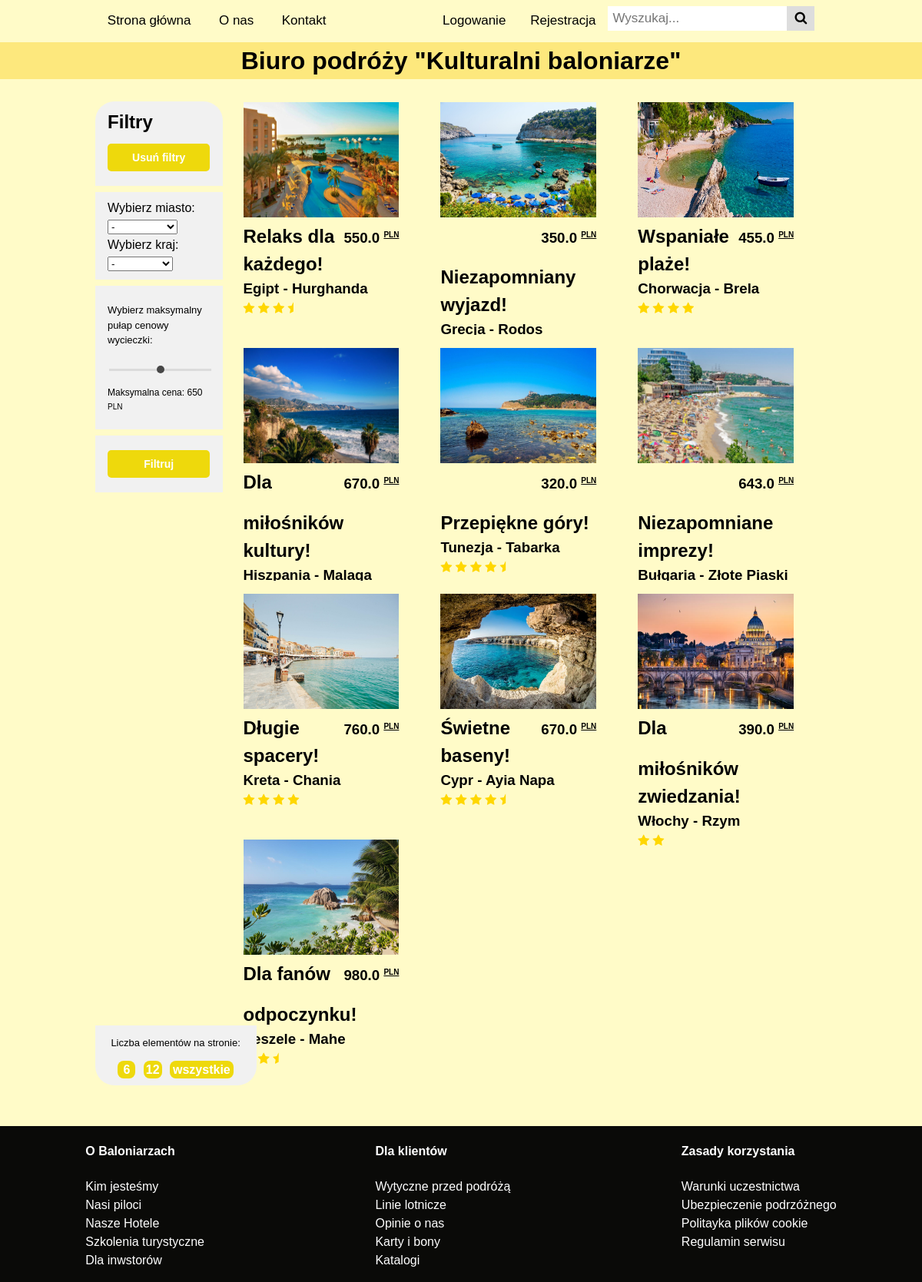
The page / on the database its author committed.
### app/trips/trip.py (models this page shows)
class Trip(db.Model):
    id = db.Column(db.Integer, primary_key=True)
    name = db.Column(db.String(50), nullable=False)
    date_start = db.Column(db.Date, nullable=False)
    date_end = db.Column(db.Date, nullable=False)
    country = db.Column(db.String(30), nullable=False)
    city = db.Column(db.String(30), nullable=False)
    price = db.Column(db.Float, nullable=False)
    description = db.Column(db.Text, nullable=False)
    image = db.Column(db.String(100), nullable=False)
    stars = db.Column(db.Integer, nullable=False)

### app/main/routes.py (the view, shortened to what this page needs)
@main.route("/", methods=['GET', 'POST'])
def index():
    trips = db.session.execute(db.select(Trip)).scalars()  # basic trips
    form = TripForm()  # dodaję instancję formularza do filtrowania
    cities = ['-']  # docelowo array wszystkich miast
    countries = ['-']  # array wszystkich unikalnych krajów
    tripsv2 = db.session.query(Trip.city).distinct().all()  # array wszystkich miast jako sqlalchemy obj
    tripsv3 = db.session.query(Trip.country).distinct().all()  # array krajów jako sqlalchemy obj
    max_price = db.session.query(func.max(Trip.price)).first()[0]
    if max_price is None:
        max_price = 2000
    min_price = db.session.query(func.min(Trip.price)).first()[0]
    if min_price is None:
        min_price = 0
    tripsfiltered = Trip.query  # instancja sqlalchemy
    for item in tripsv2:
        cities.append(item.__getitem__(0))  # got the array of all cities in the database
    for item in tripsv3:
        countries.append(item.__getitem__(0))
    form.country.choices = countries
    form.city.choices = cities  # podanie do wyboru wszystkich możliwych miast ze słownika do formularza
    return render_template('index.html', trips=trips, form=form, min_price=min_price, max_price=max_price)

### app/main/forms.py
class TripForm(FlaskForm):
    city = SelectField('city', choices=[])
    country = SelectField('city', choices=[])
    price = HiddenField('price')
    submit = SubmitField("Submit")

class SearchForm(FlaskForm):
    searched = StringField("Searched", validators=[DataRequired()])
    submit = SubmitField("Submit")

### app/main/routes.py (called while the page is built)
@main.context_processor  # passing stuff to a base file
def indexpass():
    form = SearchForm()
    return dict(form=form)

### app/main/templates/index.html (shortened to what this page needs)
{% extends 'base.html' %}
{% block header %}
<h1>Biuro podróży "Kulturalni baloniarze"</h1>
{% endblock %}
{% block sidebar %}
<div class="sidebar">
<div class="pins" style="border-radius: 25px 25px 0 0  ;">
    <h2>Filtry</h2>
    <center>
    <form action="/">
        <input class="filter_buttons" type="submit" value="Usuń filtry"/>
    </form>
    </center>
</div>
<form action="{{url_for('main.index')}}" method="POST">
    <div class="pins" >
        <div class="container">
            <div class="column">
                <div class="row">
                    <label>Wybierz miasto: <br>{{ form.city }}</label>
                </div>
                <div class="row">
                    <label>Wybierz kraj: <br>{{ form.country }}</label>
                </div>
            </div>
        </div>
    </div>
    <div class="pins">
        {% include 'slider.html' %}
    </div>
    <center>
    <div class="pins">
        <input class="filter_buttons" type="submit" value="Filtruj">
    </div>
    </center>
</form>
    </div>
{% endblock %}
{% block content %}
<br/>
{% if request.args.get('max_loop') is not none %}
{% set max_loop = request.args.get('max_loop') | int %}
{% endif %}
<div class="news">
    {% set ns = namespace(trips_len=0) %}
    {% for trip in trips %}
    {% set ns.trips_len = ns.trips_len + 1 %}
    {% if max_loop %}
        {% if loop.index0 < max_loop %}
            <div class="article-small">
                <div class="articlecontent">
                    <img src="{{ url_for('static', filename='pictures/' + trip.image) }}">
                    <h3 class="price">{{ trip.price }} <sup style="font-size:10px"><u>PLN</u></sup></h3>
                    <h2>{{ trip.name }}</h2>
                    <h3 class="con_cit">{{ trip.country }} - {{ trip.city }}</h3>
                    {% for i in range(0, trip.stars) %}
                        {% if i % 2 == 0 %}
                            <i class="fa fa-star" id="star"></i>
                        {% elif loop.last and i % 2 != 0 %}
                            <i class="fa fa-star-half" id="star"></i>
                        {% endif %}
                    {% endfor %}
                </div>
                <a class='tripurl' href="{{url_for('trips.tripview', tripID = trip.id)}}"></a>
            </div>
        {% endif %}
    {% else %}
    <div class="article-small">
                <div class="articlecontent">
                    <img src="{{ url_for('static', filename='pictures/' + trip.image) }}">
                    <h3 class="price">{{ trip.price }} <sup style="font-size:10px"><u>PLN</u></sup></h3>
                    <h2>{{ trip.name }}</h2>
                    <h3 class="con_cit">{{ trip.country }} - {{ trip.city }}</h3>
                    {% for i in range(0, trip.stars) %}
                        {% if i % 2 == 0 %}
                            <i class="fa fa-star" id="star"></i>
                        {% elif loop.last and i % 2 != 0 %}
                            <i class="fa fa-star-half" id="star"></i>
                        {% endif %}
                    {% endfor %}
                </div>
            </div>
    {% endif %}
    {% endfor %}
</div>
<div class="disp">
    <center>
        <p>Liczba elementów na stronie:</p>
        <a class="disp_amount" id="disp_6" href = "{{ url_for('main.index', max_loop = 6) }}"><b>6</b></a>
        <a class="disp_amount" id="disp_12" href = "{{ url_for('main.index', max_loop = 12) }}"><b>12</b></a>
        <a class="disp_amount" id="disp_all" href = "{{ url_for('main.index', max_loop = ns.trips_len) }}"><b>wszystkie</b></a>
    </center>
</div>
{% endblock %}

### app/main/templates/base.html (shortened to what this page needs)
<!DOCTYPE html>
<html>
<link href="{{ url_for('static', filename='stylesheets/styles.css') }}" rel="stylesheet">
{% include 'alerts.html' %}
<div class="bars">
    <div class="bar"></div>
<div class="container">
    {% include 'topnavbar.html' %}
    <div class="header">
        {% block header %}{% endblock %}
    </div>
        {% block sidebar %}{% endblock %}
        {% block content %}{% endblock %}
   </div>
    <div class="bar"></div>
</div>
    <div class="footer">
        <div class="bottomlinks">
            <h4>O Baloniarzach</h4>
            <ul>
                <li><a href="#">Kim jesteśmy</a></li>
                <li><a href="#">Nasi piloci</a></li>
                <li><a href="#">Nasze Hotele</a></li>
                <li><a href="#">Szkolenia turystyczne</a></li>
                <li><a href="#">Dla inwstorów</a></li>
            </ul>
        </div>
        <div class="bottomlinks">
            <h4>Dla klientów</h4>
            <ul>
                <li><a href="#">Wytyczne przed podróżą</a></li>
                <li><a href="#">Linie lotnicze</a></li>
                <li><a href="#">Opinie o nas</a></li>
                <li><a href="#">Karty i bony</a></li>
                <li><a href="#">Katalogi</a></li>
            </ul>
        </div>
        <div class="bottomlinks">
            <h4>Zasady korzystania</h4>
            <ul>
                <li><a href="#">Warunki uczestnictwa</a></li>
                <li><a href="#">Ubezpieczenie podrzóżnego</a></li>
                <li><a href="#">Politayka plików cookie</a></li>
                <li><a href="#">Regulamin serwisu</a></li>
            </ul>
        </div>
    </div>
</html>

### app/main/templates/alerts.html (shortened to what this page needs)
<!DOCTYPE html>
<link href="{{ url_for('static', filename='stylesheets/alerts.css') }}" rel="stylesheet">

### app/main/templates/topnavbar.html (shortened to what this page needs)
<!DOCTYPE html>
<html>
<head>
    <link href="https://maxcdn.bootstrapcdn.com/font-awesome/4.4.0/css/font-awesome.min.css" rel="stylesheet">
    <link href="{{ url_for('static', filename='stylesheets/topnavbar.css') }}" rel="stylesheet">
</head>
<body>
<div class="topnav" id="myDIV">
    <a href="/">Strona główna</a>
    <a href="/about">O nas</a>
    <a href="/contact">Kontakt</a>
    <div class="search-container">
        <form action="{{ url_for('main.search') }}" method="POST">
            <input name="searched" placeholder="Wyszukaj..." type="text">
            <button type="submit"><i class="fa fa-search"></i></button>
        </form>
    </div>
    {% if not current_user.is_authenticated %}
    <a class='logging' href="/register">Rejestracja</a>
    <a class='logging' href="/login">Logowanie</a>
    {% endif %}
</div>
</body>
</html>

### app/main/templates/slider.html (shortened to what this page needs)
<!DOCTYPE html>
<html>
<head>
</head>
<body>
<p>Wybierz maksymalny <br>pułap cenowy wycieczki: </p>
<div class="slidecontainer">
    <input class="slider" id="myRange" max="{{ max_price }}" min="{{ min_price }}" name="slider"
           step=".01" type="range" value="{{ (max_price+min_price)/2 }}">
    <p style="font-size:12px">Maksymalna cena: <span id="demo"></span> <small>PLN</small> </p>
</div>
</body>
</html>

### app/static/stylesheets/styles.css (style rules this page uses)
body { margin: 0; padding: 0; font-size: 16px; line-height: 1.5; font-family: sans-serif; background-color: #FFFBC8; }
.bars { display: flex; }
.bar { flex-basis: 13%; }
.footer a { text-decoration: none; color: white; }
.bottomlinks ul { list-style: none; padding: 0; text-align: left; }
.news img,.sidebar img { box-sizing: border-box; }
.sidebar { position: relative; margin-top: 82px; flex-basis:17.4%; }
.filter_buttons { width: 100%; padding: 10px 0; margin: 10px auto; border-radius: 5px; border: none; background: #EED90C; font-size: 14px; font-weight: 600; color: #fff; }
#star { color: gold; }
.price { float: right; margin-top: 6px; margin-left: 10px; }
.articlecontent { padding: 1rem; background-color: #FFFBC8; margin: 1px; width: 100%; }
p { font-size: 13px; }
.article-small { position: relative; margin-bottom: 1rem; margin-left: 1rem; background-color: #FFFBC8; border: none; height: 300px; }
.pins { padding: 9px 16.25px; margin-bottom: 0.5rem; background-color: #f1f1f1; }
.header { background-color: #FDE87D; margin-bottom: 1rem; margin-top: 1rem; position: absolute; width: 100%; left: 0; top: 39px; }
.article-small img { height: 70%; max-height: 150px; width: 100%; }
h2 { margin: 0; }
.con_cit { margin: 0; }
.container { display: flex; width: 100%; }
.header { box-sizing: border-box; text-align: center; }
.footer { display: flex; flex-direction: row; justify-content: space-around; box-sizing: border-box; margin-top: 80px; width:100%; text-align: left; background-color:rgba(0, 0, 0, 0.96); color: white; }
.news { margin-top: 56px; display: flex; flex-wrap: wrap; flex-direction: row; position: relative; }
.disp { background: #f1f1f1; top: 80%; left: 10.3%; position: absolute; padding: 0 1.3rem 0.5rem; border-radius: 0 0 25px 25px; }
.disp_amount { box-sizing: border-box; position: relative; text-align: center; color: #fff; background: #EED90C; border-radius: 8px; padding: 3px; margin: 0 3px; text-decoration: none; }
#disp_6 { padding: 3px 7px; }
#disp_all { padding: 3px 4px; }
@media screen and (min-width: 831px) { .container { flex-wrap: wrap; } }
@media screen and (min-width: 831px) { .news { box-sizing: border-box; flex:3; margin-right: 1rem; justify-content: flex-start; } }
@media screen and (min-width: 831px) { .article-small { display: flex; flex-basis: calc(33.3333% - 20px); margin: 10px; } }
* { box-sizing: border-box; }
.column { float: left; width: 100%; }
.row { display: flex; }

### app/static/stylesheets/topnavbar.css (style rules this page uses)
body { margin: 0; font-family: Arial, Helvetica, sans-serif; }
h1 { background: #FDE87D; margin: 0px; }
.topnav { box-sizing: border-box; position: sticky; top: 0; left: 0; width: 100%; height: 50px; margin: 0; z-index: 5; background-color: #FFFBC8; }
.topnav a { display: inline-block; float: center; color: black; text-align: center; padding: 14px 16px; text-decoration: none; font-size: 17px; }
.topnav .logging { float: right; }
.topnav .search-container { float: right; }
.topnav input[type=text] { padding: 6px; margin-top: 8px; font-size: 17px; border: none; }
.topnav .search-container button { float: right; padding: 6px 10px; margin-top: 8px; margin-right: 16px; background: #ddd; font-size: 17px; border: none; cursor: pointer; }

### app/main/templates/slider.html (style rules this page uses)
.slidecontainer { width: 100%; }
.slider { -webkit-appearance: none; width: 100%; height: 3px; background: #d3d3d3; outline: none; opacity: 0.7; -webkit-transition: .2s; transition: opacity .2s; }

### rows shown on the page
Trip: image (picture), price "550.0", name "Relaks dla każdego!", country "Egipt", city "Hurghanda"
Trip: image (picture), price "350.0", name "Niezapomniany wyjazd!", country "Grecja", city "Rodos"
Trip: image (picture), price "455.0", name "Wspaniałe plaże!", country "Chorwacja", city "Brela"
Trip: image (picture), price "670.0", name "Dla miłośników kultury!", country "Hiszpania", city "Malaga"
Trip: image (picture), price "320.0", name "Przepiękne góry!", country "Tunezja", city "Tabarka"
Trip: image (picture), price "643.0", name "Niezapomniane imprezy!", country "Bułgaria", city "Złote Piaski"
Trip: image (picture), price "760.0", name "Długie spacery!", country "Kreta", city "Chania"
Trip: image (picture), price "670.0", name "Świetne baseny!", country "Cypr", city "Ayia Napa"
Trip: image (picture), price "390.0", name "Dla miłośników zwiedzania!", country "Włochy", city "Rzym"
Trip: image (picture), price "980.0", name "Dla fanów odpoczynku!", country "Seszele", city "Mahe"
